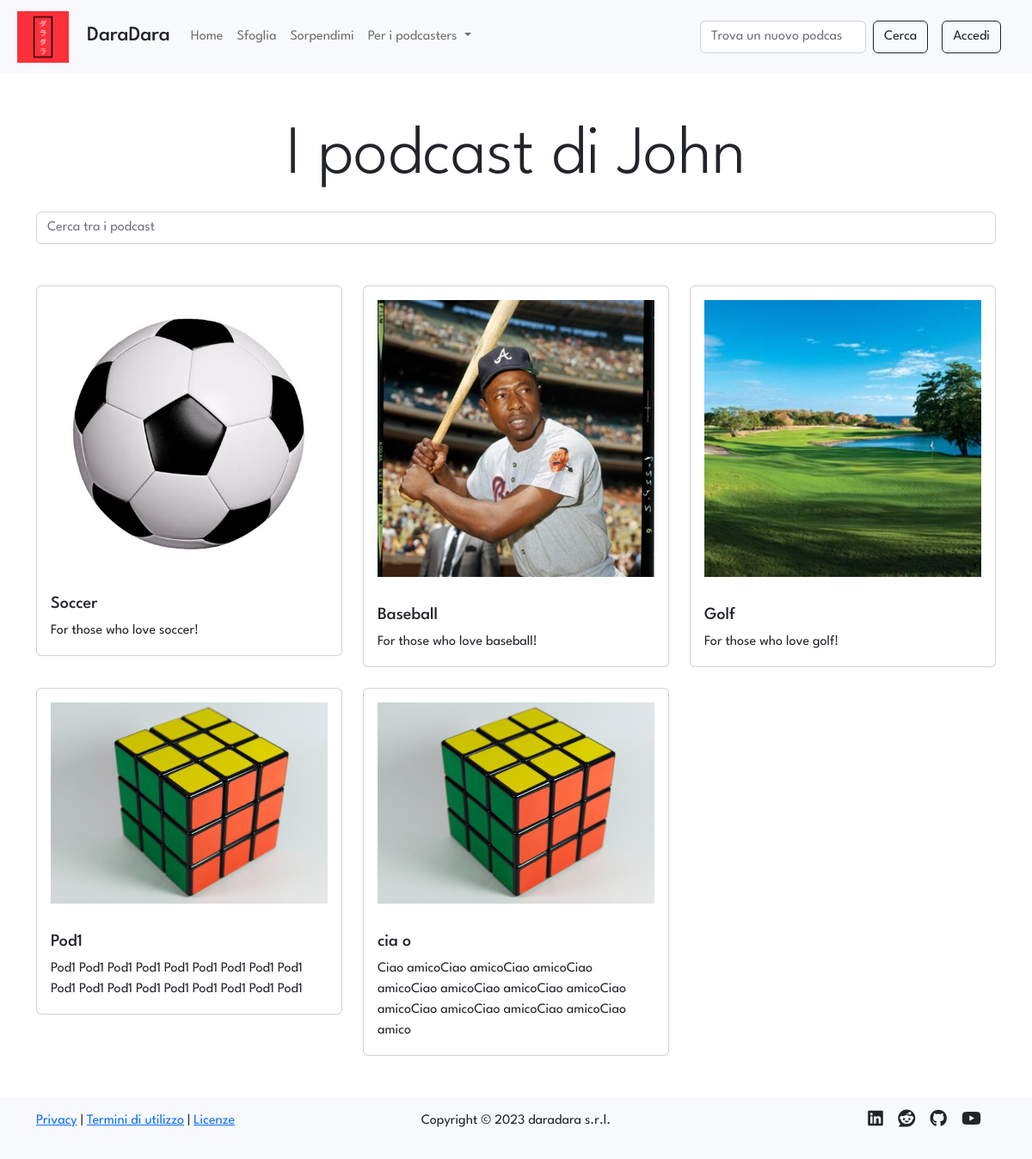
Page /profile/1/podcasts on the committed database.
### tables this page shows
CREATE TABLE "users" (
	"id"	INTEGER NOT NULL UNIQUE,
	"email"	TEXT NOT NULL UNIQUE,
	"password"	TEXT NOT NULL,
	"name"	TEXT NOT NULL,
	"surname"	TEXT NOT NULL,
	"propic"	TEXT NOT NULL,
	"priv_owned"	INTEGER NOT NULL DEFAULT 0,
	"priv_follows"	INTEGER NOT NULL DEFAULT 0,
	"priv_saves"	INTEGER NOT NULL DEFAULT 0,
	PRIMARY KEY("id" AUTOINCREMENT)
);

CREATE TABLE "podcasts" (
	"id"	INTEGER NOT NULL UNIQUE,
	"title"	TEXT NOT NULL UNIQUE,
	"desc"	TEXT NOT NULL,
	"img"	TEXT NOT NULL,
	"id_user"	INTEGER NOT NULL,
	FOREIGN KEY("id_user") REFERENCES "users"("id"),
	PRIMARY KEY("id" AUTOINCREMENT)
);

### app.py (the view)
@app.route('/profile/<int:id>/podcasts')
def owned(id: int):
    user = dao.get_user(id)
    if user:
        podcasts = dao.get_podcasts_by_user(id)
        is_owner = False
        if current_user.is_authenticated and current_user.id == id: # type: ignore
            is_owner = True
        if not is_owner and user['priv_owned'] == 1:
            flash('A gli altri utenti non è permesso vedere i podcast di questo profilo', 'info')
            return redirect(url_for('profile', id=id))
        session['previous_url'] = request.url
        return render_template('owned.html', podcasts=podcasts, user=user, is_owner=is_owner)
    else:
        flash('Il profilo cercato non esiste', 'warning')
        return redirect(session.get('previous_url', '/'))

### data/dao.py (called while the page is built)
def get_user(id):
    conn, cursor = connect()
    user = False
    try:
        sql = 'SELECT * FROM users WHERE id = ?'
        cursor.execute(sql, (id,))
        user = cursor.fetchone()
    except Exception as e:
        print(e)
    close(conn, cursor)
    return user

def get_podcasts_by_user(id_user):
    conn, cursor = connect()
    podcast = False
    try:
        sql = 'SELECT * FROM podcasts WHERE id_user = ?'
        cursor.execute(sql, (id_user,))
        podcast = cursor.fetchall()
    except Exception as e:
        print(e)
    close(conn, cursor)
    return podcast

def connect():
    conn = sqlite3.connect(PATH)
    conn.row_factory = sqlite3.Row
    cursor = conn.cursor()
    return conn, cursor

def close(conn, cursor):
    cursor.close()
    conn.close()

### templates/owned.html (shortened to what this page needs)
{% extends 'gallery.html' %}
{% block header %}
    {% if is_owner %}
        <p class="text-center display-1">I tuoi podcast</p>
    {% else %}
        <p class="text-center display-1">I podcast di {{user.name}}</p>
    {% endif %}
{% endblock %}
{% block main %}
{% if podcasts %}
<div class="row row-cols-1 row-cols-md-3 g-4">
    {% for podcast in podcasts %}
        <div class="col">
        <a class="podcast card" href="{{url_for('podcast', id=podcast.id)}}">
            <img class="card-img-top img-fluid p-1 p-lg-3" src="{{url_for('static', filename='uploads/images/covers/'+podcast.id|string+podcast.img)}}" alt="podcast {{podcast.title}} image">
            <div class="card-body">
                <h5 class="podcast-title card-title">{{podcast.title}}</h5>
                <p class="podcast-description card-text">{{podcast.desc}}</p>
            </div>
        </a>
        </div>
    {% endfor %}
</div>
{% endif %}
{%endblock%}

### static/stylesheets/layout.css (style rules this page uses)
* { font-family: 'League Spartan', sans-serif; }
a:not(.stock-a, .nav-link) { color: inherit; text-decoration: none; }

### rows in the picture
users: name "John"
podcasts: id+img (picture), title "Soccer", desc "For those who love soccer!"
podcasts: id+img (picture), title "Baseball", desc "For those who love baseball!"
podcasts: id+img (picture), title "Golf", desc "For those who love golf!"
podcasts: id+img (picture), title "Pod1", desc "Pod1 Pod1 Pod1 Pod1 Pod1 Pod1 Pod1 Pod1 Pod1 Pod1 Pod1 Pod1 Pod1 Pod1 Pod1 Pod1 Pod1 Pod1"
podcasts: id+img (picture), title "cia o", desc "Ciao amicoCiao amicoCiao amicoCiao amicoCiao amicoCiao amicoCiao amicoCiao amicoCiao amicoCiao amicoCiao amicoCiao amico"
